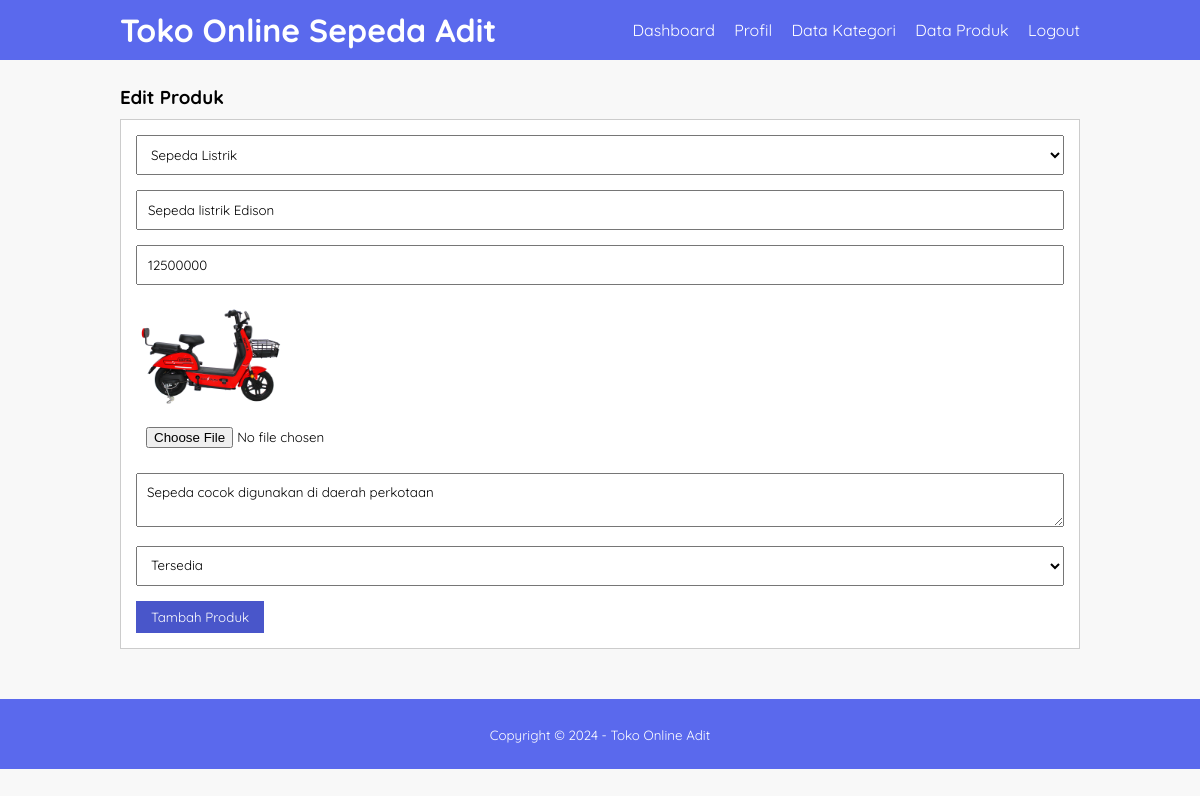
/edit-produk.php?id=40 (signed in), run on the app's committed database.
### tables this page shows
CREATE TABLE `tb_product` (
  `product_id` int(11) NOT NULL,
  `category_id` int(11) NOT NULL,
  `product_name` varchar(100) NOT NULL,
  `product_price` int(11) NOT NULL,
  `product_description` text NOT NULL,
  `product_image` varchar(100) NOT NULL,
  `product_status` tinyint(1) NOT NULL,
  `date_created` timestamp NOT NULL DEFAULT current_timestamp()
);

CREATE TABLE `tb_category` (
  `category_id` int(11) NOT NULL,
  `category_name` varchar(25) NOT NULL
);

### edit-produk.php (the view, shortened to what this page needs)
<?php
	include 'database.php';
	$produk = mysqli_query($conn, "SELECT * FROM tb_product WHERE product_id = '".$_GET['id']."' ");
	$p = mysqli_fetch_object($produk);
?>
<!DOCTYPE html>
<html>
<head>
	<link rel="stylesheet" type="text/css" href="css/style.css">
</head>
<body>
	<header>
		<div class="container">
			<h1><a href="dashboard.php">Toko Online Sepeda Adit</a></h1>
			<ul>
				<li><a href="dashboard.php">Dashboard</a></li>
				<li><a href="profile.php">Profil</a></li>
				<li><a href="data-kategori.php">Data Kategori</a></li>
				<li><a href="data-produk.php">Data Produk</a></li>
				<li><a href="logout.php">Logout</a></li>
			</ul>
		</div>
	</header>
	<div class="section">
		<div class="container">
			<h3>Edit Produk</h3>
			<div class="box">
				<form action="" method="POST" enctype="multipart/form-data">
					<select class="input-control" name="kategori" required>
						<?php
							$kategori = mysqli_query($conn, "SELECT * FROM tb_category ORDER BY category_id DESC");
							while($r = mysqli_fetch_array($kategori)){
						?>
						<option value="<?php echo $r['category_id'] ?>" <?php echo ($r['category_id'] == $p->category_id)? 'selected':'';?>><?php echo $r['category_name'] ?></option>
						<?php } ?>
					</select>
					<input type="text" name="nama" class="input-control" placeholder="Nama Produk" value="<?php echo $p->product_name ?>" required>
					<input type="text" name="harga" class="input-control" placeholder="Harga" value="<?php echo $p->product_price ?>"required>
					<img src="produk/<?php echo $p->product_image ?>" width="150px">
					<input type="file" name="gambar" class="input-control">
					<textarea class="input-control" name="deskripsi" placeholder="Deskripsi"><?php echo $p->product_description ?></textarea>
					<select class="input-control" name="status">
						<option value="1" <?php echo ($p->product_status == 1)? 'selected':'';?>>Tersedia</option>
					</select>
					<input type="submit" name="submit" value="Tambah Produk" class="btn">
				</form>
			</div>
		</div>
	</div>
	<footer>
		<div class="container">
			<small>Copyright &copy; 2024 - Toko Online Adit</small>
		</div>
	</footer>
</body>
</html>

### css/style.css (style rules this page uses)
* { padding: 0px; margin: 0px; font-family: 'Quicksand', sans-serif; }
body { background-color: #F8F8F8; }
a { color: inherit; text-decoration: none; }
.input-control { width: 100%; padding: 10px; margin-bottom: 15px; box-sizing: border-box; }
.btn { padding: 8px 15px; background-color: #4956CA; color: #FFF; border: none; cursor: pointer; }
header { background-color: #5A69ED; color: #FFF }
header h1 { float: left; padding: 10px 0; }
header ul { float: right; }
header ul li { display: inline-block; }
header ul li a { padding: 20px 0 20px 15px; display: inline-block; }
footer { padding: 25px 0; background-color: #5A69ED; color: #FFF; text-align: center; }
.container { width: 80%; margin: 0 auto; }
.container:after { content: ''; display: block; clear: both; }
.section { padding: 25px 0; }
.box { background-color: #FFF; border: 1px solid #CCC; padding: 15px; box-sizing: border-box; margin: 10px 0 25px 0; }
.box:after { content: ''; display: block; clear: both; }

### data on the page
tb_product: kategori "Sepeda Listrik", nama "Sepeda listrik Edison", harga "12500000", product_image (picture), deskripsi "Sepeda cocok digunakan di daerah perkotaan", status "Tersedia"
